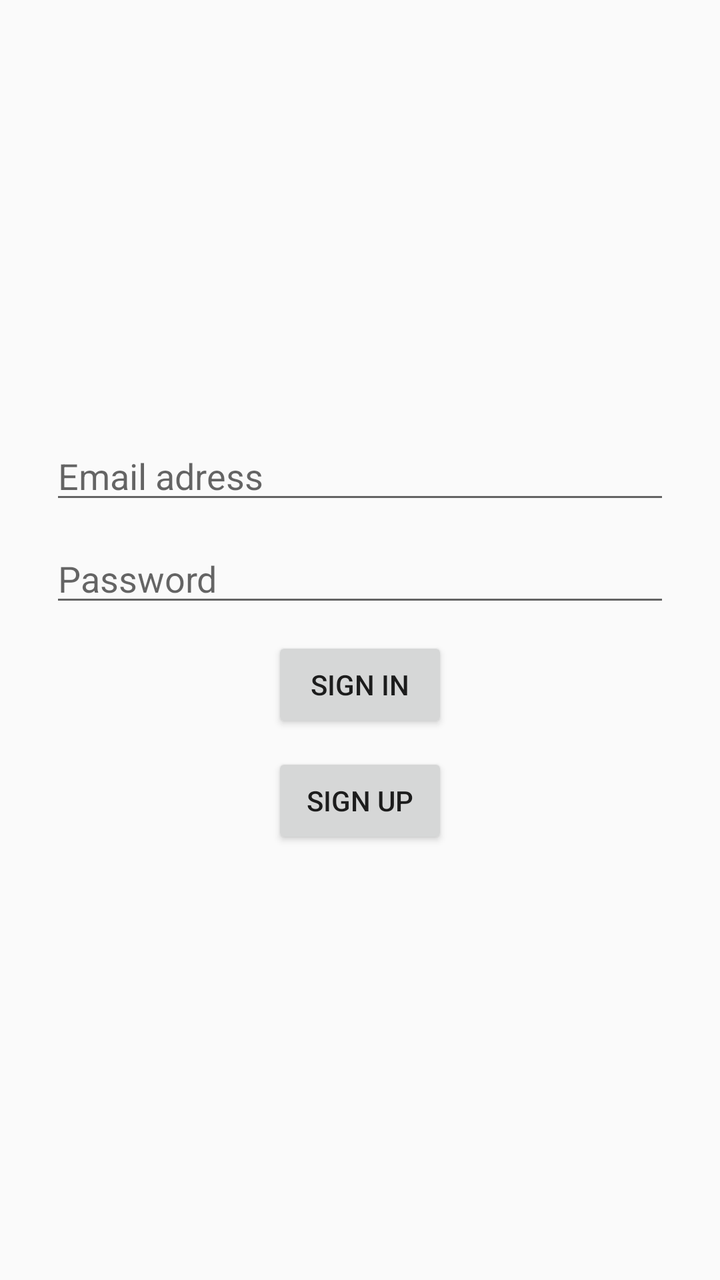
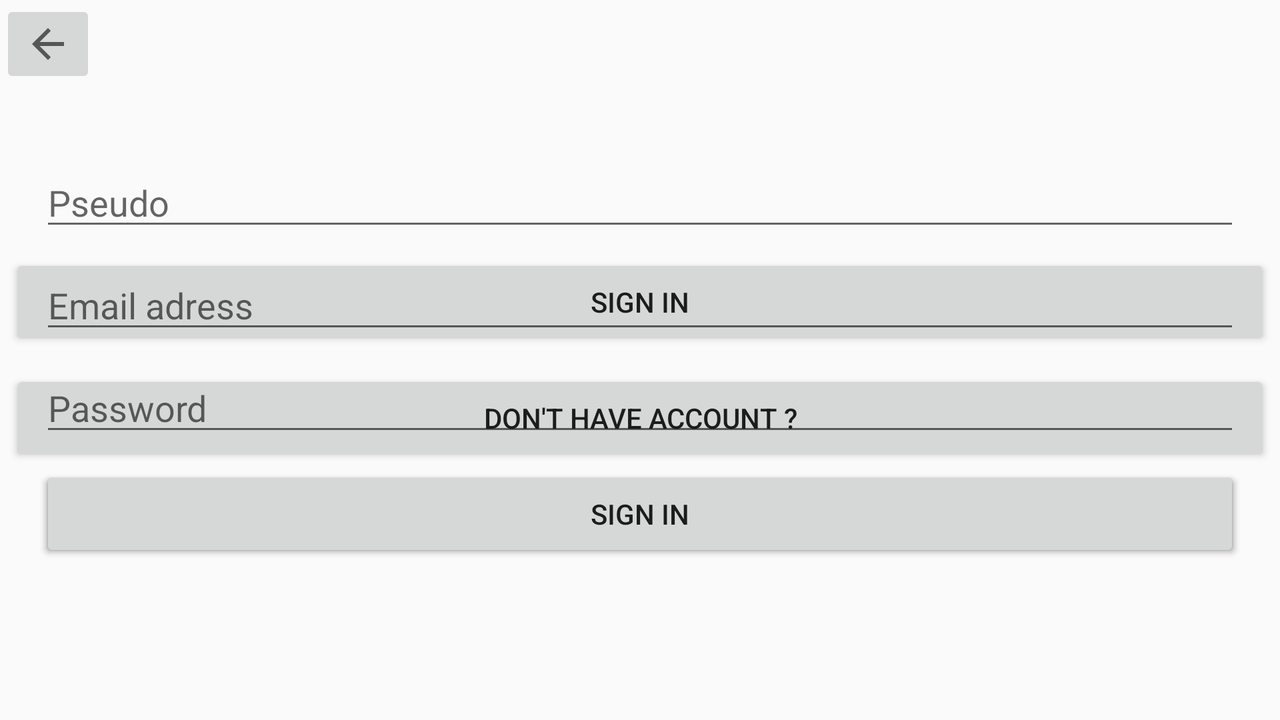

First picture: res/layout/ on a phone held upright. Second picture: the repository's own variant of that layout, on a device whose configuration matches the variant's folder. Source for both follows.
<!-- AndroidManifest.xml: application theme AppTheme -->
<!-- res/layout/connexion.xml -->
<?xml version="1.0" encoding="utf-8"?>
<FrameLayout xmlns:android="http://schemas.android.com/apk/res/android"
    android:layout_width="match_parent"
    android:layout_height="match_parent"
    android:orientation="vertical">

    <LinearLayout
        android:layout_width="match_parent"
        android:layout_height="match_parent"
        android:layout_margin="20dp"
        android:gravity="center_vertical"
        android:orientation="vertical">

        <EditText
            android:id="@+id/id"
            android:layout_width="match_parent"
            android:layout_height="wrap_content"
            android:layout_margin="5dp"
            android:ems="10"
            android:hint="Email adress"
            android:inputType="textEmailAddress" />

        <EditText
            android:id="@+id/mdp"
            android:layout_width="match_parent"
            android:layout_height="wrap_content"
            android:layout_margin="5dp"
            android:ems="10"
            android:hint="Password"
            android:inputType="textPassword" />

        <Button
            android:id="@+id/con"
            android:layout_width="wrap_content"
            android:layout_height="wrap_content"
            android:layout_gravity="center_horizontal"
            android:layout_margin="5dp"
            android:text="Sign in" />

        <Button
            android:id="@+id/ins"
            android:layout_width="wrap_content"
            android:layout_height="wrap_content"
            android:layout_gravity="center_horizontal"
            android:layout_margin="5dp"
            android:text="Sign up" />

    </LinearLayout>

</FrameLayout>
<!-- resources referenced by this layout -->
<resources>
  <style name="AppTheme" parent="Theme.AppCompat.Light.NoActionBar">
          <item name="colorPrimary">@color/colorPrimary</item>
          <item name="colorPrimaryDark">@color/colorPrimaryDark</item>
          <item name="colorAccent">@color/colorAccent</item>
          
  
      </style>
  <color name="colorPrimary">#754545</color>
  <color name="colorPrimaryDark">#540a0a</color>
  <color name="colorAccent">#fc3550</color>
</resources>
<!-- res/layout-land/connexion.xml (the author's variant of the layout above) -->
<!-- drawn on the phone turned sideways -->
<?xml version="1.0" encoding="utf-8"?>
<FrameLayout xmlns:android="http://schemas.android.com/apk/res/android"
    xmlns:app="http://schemas.android.com/apk/res-auto"
    android:layout_width="match_parent"
    android:layout_height="match_parent"
    android:orientation="vertical">

    <ImageButton
        android:id="@+id/back"
        android:layout_width="wrap_content"
        android:layout_height="wrap_content"
        app:srcCompat="?attr/actionModeCloseDrawable" />

    <LinearLayout
        android:id="@+id/first"
        android:layout_width="match_parent"
        android:layout_height="match_parent"
        android:gravity="center_vertical"
        android:orientation="vertical">

        <Button
            android:id="@+id/in"
            android:layout_width="match_parent"
            android:layout_height="wrap_content"
            android:layout_margin="5dp"
            android:text="Sign In" />

        <Button
            android:id="@+id/up"
            android:layout_width="match_parent"
            android:layout_height="wrap_content"
            android:layout_margin="5dp"
            android:text="Don't have account ?" />
    </LinearLayout>

    <LinearLayout
        android:id="@+id/second"
        android:layout_width="match_parent"
        android:layout_height="match_parent"
        android:layout_margin="5dp"
        android:gravity="center_vertical"
        android:orientation="vertical"
        android:padding="10dp">

        <EditText
            android:id="@+id/name"
            android:layout_width="match_parent"
            android:layout_height="wrap_content"
            android:layout_margin="5dp"
            android:ems="10"
            android:hint="Pseudo"
            android:inputType="textPersonName" />

        <EditText
            android:id="@+id/id"
            android:layout_width="match_parent"
            android:layout_height="wrap_content"
            android:layout_margin="5dp"
            android:ems="10"
            android:hint="Email adress"
            android:inputType="textEmailAddress" />

        <EditText
            android:id="@+id/mdp"
            android:layout_width="match_parent"
            android:layout_height="wrap_content"
            android:layout_margin="5dp"
            android:ems="10"
            android:hint="Password"
            android:inputType="textPassword" />

        <FrameLayout
            android:layout_width="match_parent"
            android:layout_height="wrap_content">

            <Button
                android:id="@+id/ins"
                android:layout_width="match_parent"
                android:layout_height="wrap_content"
                android:layout_gravity="center_horizontal"
                android:layout_margin="5dp"
                android:text="Sign up" />

            <Button
                android:id="@+id/con"
                android:layout_width="match_parent"
                android:layout_height="wrap_content"
                android:layout_gravity="center_horizontal"
                android:layout_margin="5dp"
                android:text="Sign in" />
        </FrameLayout>

    </LinearLayout>

</FrameLayout>
